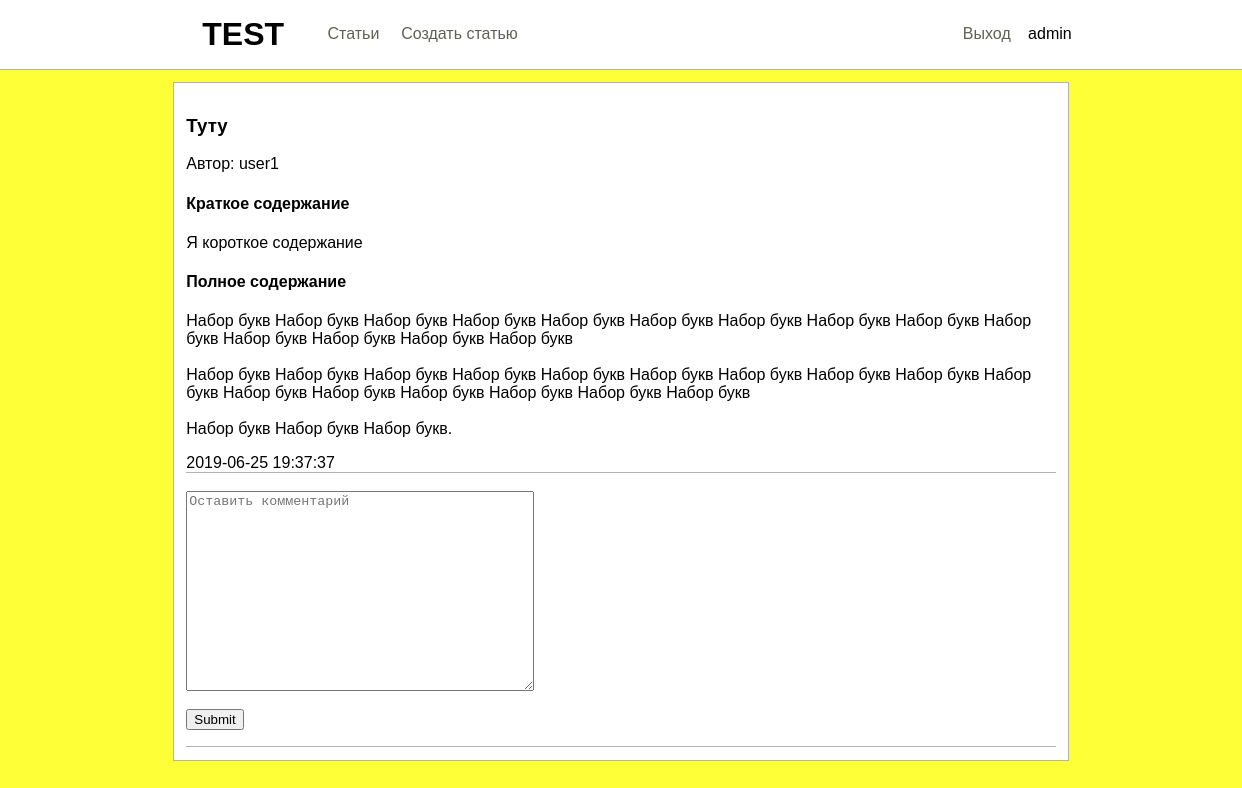
The app's page /article_page.php?id=18 (signed in), older data.
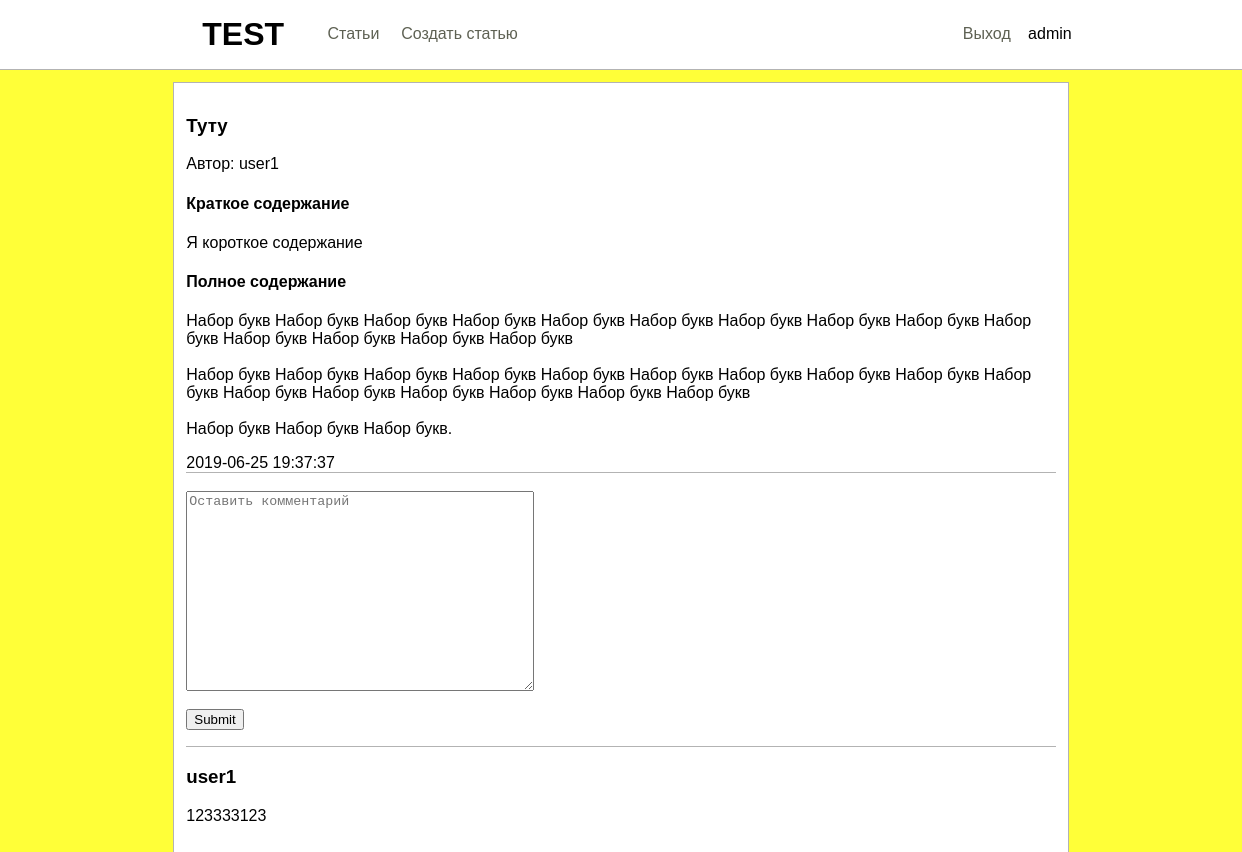
The same page, newer data.
### tables this page shows
CREATE TABLE `articles` (
  `id` int(11) NOT NULL,
  `head` varchar(255) NOT NULL,
  `author` varchar(255) NOT NULL,
  `short` text NOT NULL,
  `text` text NOT NULL,
  `pubdate` datetime NOT NULL DEFAULT CURRENT_TIMESTAMP
);

CREATE TABLE `comments` (
  `id` int(11) NOT NULL,
  `author` varchar(255) NOT NULL,
  `text` text NOT NULL,
  `article_id` int(11) NOT NULL,
  `pubdate` datetime NOT NULL DEFAULT CURRENT_TIMESTAMP
);

### article_page.php (the view, shortened to what this page needs)
<?php
include 'includes/header.php';
$id=$_GET['id'];
?>
<div class="container main bg_white">
    <?php
    include 'includes/connection.php';
    $result = mysqli_query($connection,"SELECT * FROM `articles` WHERE `id`='$id'");
    while (($articles=mysqli_fetch_assoc($result)))
    {   if ($articles['author']==$_SESSION['login']){
        echo '<a style="float:right;" href="article_redact.php?id='.$articles['id'].'">Редактировать статью</a>';
        }
        echo '<div><h3>'.$articles['head'].'</h3>';
        echo '<p>Автор: '.$articles['author'].'</p>';
        echo '<h4>Краткое содержание</h4>';
        echo '<p style="word-wrap: break-word;">'.str_replace("\n",'<br>',$articles['short']).'</p>';
        echo '<h4>Полное содержание</h4>';
        echo '<p style="word-wrap: break-word;">'.str_replace("\n",'<br>',$articles['text']).'</p></div>';
        echo $articles['pubdate'];
    }
    ?>
    <div class="article">
        <br>
        <form action="includes/comment_add.php" method="post">
            <textarea style="width: 40%; height: 25%;" placeholder="Оставить комментарий" name="comment"></textarea><br><br>
            <input type="submit">
        </form>
        <div class="article">
            <?php
            $result = mysqli_query($connection,"SELECT * FROM `comments` WHERE `article_id`='$id' ORDER BY `pubdate` DESC");
            while (($comment=mysqli_fetch_assoc($result)))
            {
                echo '<div><h3>'.$comment['author'].'</h3>';
                echo '<p>'.str_replace("\n",'<br>',$comment['text']).'</p></div>';
            }
            ?>
        </div>
    </div>
</div>

### includes/header.php
<link rel="stylesheet" href="../css/main.css">
<div class="clearfix header bg_white">
    <div class="container">
    <h1>TEST</h1>
        <div style="padding-top: 1%">
            <a href="/">Статьи</a>
            <a href="../crt_page.php">Создать статью</a>
            <p style="float: right;margin: 0"><?php echo $_SESSION['login']; ?></p>
            <a href="../includes/exit.php" style="float: right; margin-right: 2%">Выход</a>
        </div>
    </div>
</div>

### css/main.css (style rules this page uses)
.header { width: 100%; margin: 0; padding: 1rem; background-size: 500%; background-color: #e8f1f8; border-bottom: rgba(139, 139, 139, 0.65) solid 1px; }
.header h1 { margin: 0; padding: 0; float: left; padding-right: 3%; }
.header a { margin-left: 2%; text-decoration: none; color: #5e6153; }
.container { width: 70%; margin: 0 auto; }
.clearfix { content: ""; display: table; clear: both; }
.bg_white { background-color: #fff; }
.container textarea { width: 80%; height: 45%; }
.main { border: rgba(139, 139, 139, 0.65) solid 1px; margin-top: 1%; padding: 1%; }
a { text-decoration: none; color: black; }
.article { border-top: rgba(139, 139, 139, 0.65) solid 1px; word-wrap: break-word; }

Row changes from the older to the newer data that the page shows:
now on this page (row edited): comments: author "user1", text "123333123"
